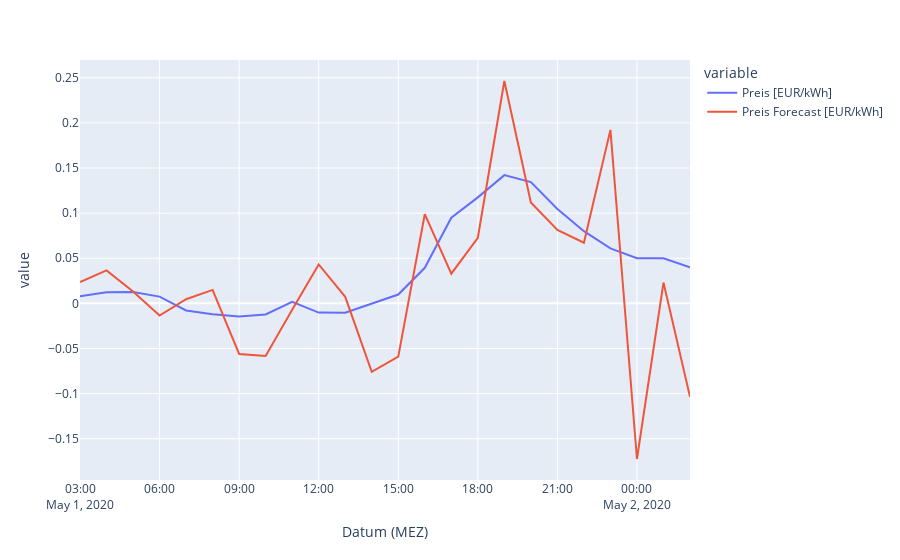

Notebook cell for this chart:
### Markdown cell above
Wenn wir nun die Vorhersage zu einem anderen Zeitpunkt betrachten, z.B. 3 Stunden später, so ist die Vorhersage für z.B. 4 und 5 Uhr genauer, da diese nun näher am Zeitpunkt der Vorhersage liegen. Dies möchten wir bei der Optimierung ausnutzen.

### Code cell
one_forecast = df_forecast[df_forecast["tau"]=="2020-05-01 03:00:00+01:00"]
px.line(data_frame=one_forecast, x="Datum (MEZ)", y=["Preis [EUR/kWh]", "Preis Forecast [EUR/kWh]"])

### Figure 1 — Plotly figure (JSON) as saved in the notebook; plotly's stock layout.template omitted (floating-point values rounded to 4 significant figures)
{"data": [{"hovertemplate": "variable=Preis [EUR/kWh]<br>Datum (MEZ)=%{x}<br>value=%{y}<extra></extra>", "legendgroup": "Preis [EUR/kWh]", "line": {"color": "#636efa", "dash": "solid"}, "marker": {"symbol": "circle"}, "mode": "lines", "name": "Preis [EUR/kWh]", "orientation": "v", "showlegend": true, "type": "scatter", "x": ["2020-05-01 03:00:00+01:00", "2020-05-01 04:00:00+01:00", "2020-05-01 05:00:00+01:00", "2020-05-01 06:00:00+01:00", "2020-05-01 07:00:00+01:00", "2020-05-01 08:00:00+01:00", "2020-05-01 09:00:00+01:00", "2020-05-01 10:00:00+01:00", "2020-05-01 11:00:00+01:00", "2020-05-01 12:00:00+01:00", "2020-05-01 13:00:00+01:00", "2020-05-01 14:00:00+01:00", "2020-05-01 15:00:00+01:00", "2020-05-01 16:00:00+01:00", "2020-05-01 17:00:00+01:00", "2020-05-01 18:00:00+01:00", "2020-05-01 19:00:00+01:00", "2020-05-01 20:00:00+01:00", "2020-05-01 21:00:00+01:00", "2020-05-01 22:00:00+01:00", "2020-05-01 23:00:00+01:00", "2020-05-02 00:00:00+01:00", "2020-05-02 01:00:00+01:00", "2020-05-02 02:00:00+01:00"], "xaxis": "x", "y": [0.0078, 0.0123, 0.0127, 0.0075, -0.00785, -0.01215, -0.01445, -0.01235, 0.00175, -0.0102, -0.0103, -0.0002, 0.00975, 0.0394, 0.09495, 0.1175, 0.1421, 0.1344, 0.1046, 0.08, 0.061, 0.05, 0.05, 0.04], "yaxis": "y"}, {"hovertemplate": "variable=Preis Forecast [EUR/kWh]<br>Datum (MEZ)=%{x}<br>value=%{y}<extra></extra>", "legendgroup": "Preis Forecast [EUR/kWh]", "line": {"color": "#EF553B", "dash": "solid"}, "marker": {"symbol": "circle"}, "mode": "lines", "name": "Preis Forecast [EUR/kWh]", "orientation": "v", "showlegend": true, "type": "scatter", "x": ["2020-05-01 03:00:00+01:00", "2020-05-01 04:00:00+01:00", "2020-05-01 05:00:00+01:00", "2020-05-01 06:00:00+01:00", "2020-05-01 07:00:00+01:00", "2020-05-01 08:00:00+01:00", "2020-05-01 09:00:00+01:00", "2020-05-01 10:00:00+01:00", "2020-05-01 11:00:00+01:00", "2020-05-01 12:00:00+01:00", "2020-05-01 13:00:00+01:00", "2020-05-01 14:00:00+01:00", "2020-05-01 15:00:00+01:00", "2020-05-01 16:00:00+01:00", "2020-05-01 17:00:00+01:00", "2020-05-01 18:00:00+01:00", "2020-05-01 19:00:00+01:00", "2020-05-01 20:00:00+01:00", "2020-05-01 21:00:00+01:00", "2020-05-01 22:00:00+01:00", "2020-05-01 23:00:00+01:00", "2020-05-02 00:00:00+01:00", "2020-05-02 01:00:00+01:00", "2020-05-02 02:00:00+01:00"], "xaxis": "x", "y": [0.02359, 0.03654, 0.0131, -0.01353, 0.004543, 0.01491, -0.05609, -0.05839, -0.007149, 0.04321, 0.007284, -0.07591, -0.05897, 0.09883, 0.0329, 0.07271, 0.2465, 0.1118, 0.08139, 0.06726, 0.1923, -0.1725, 0.0231, -0.1036], "yaxis": "y"}], "layout": {"legend": {"title": {"text": "variable"}, "tracegroupgap": 0}, "margin": {"t": 60}, "xaxis": {"anchor": "y", "domain": [0, 1], "title": {"text": "Datum (MEZ)"}}, "yaxis": {"anchor": "x", "domain": [0, 1], "title": {"text": "value"}}}}
